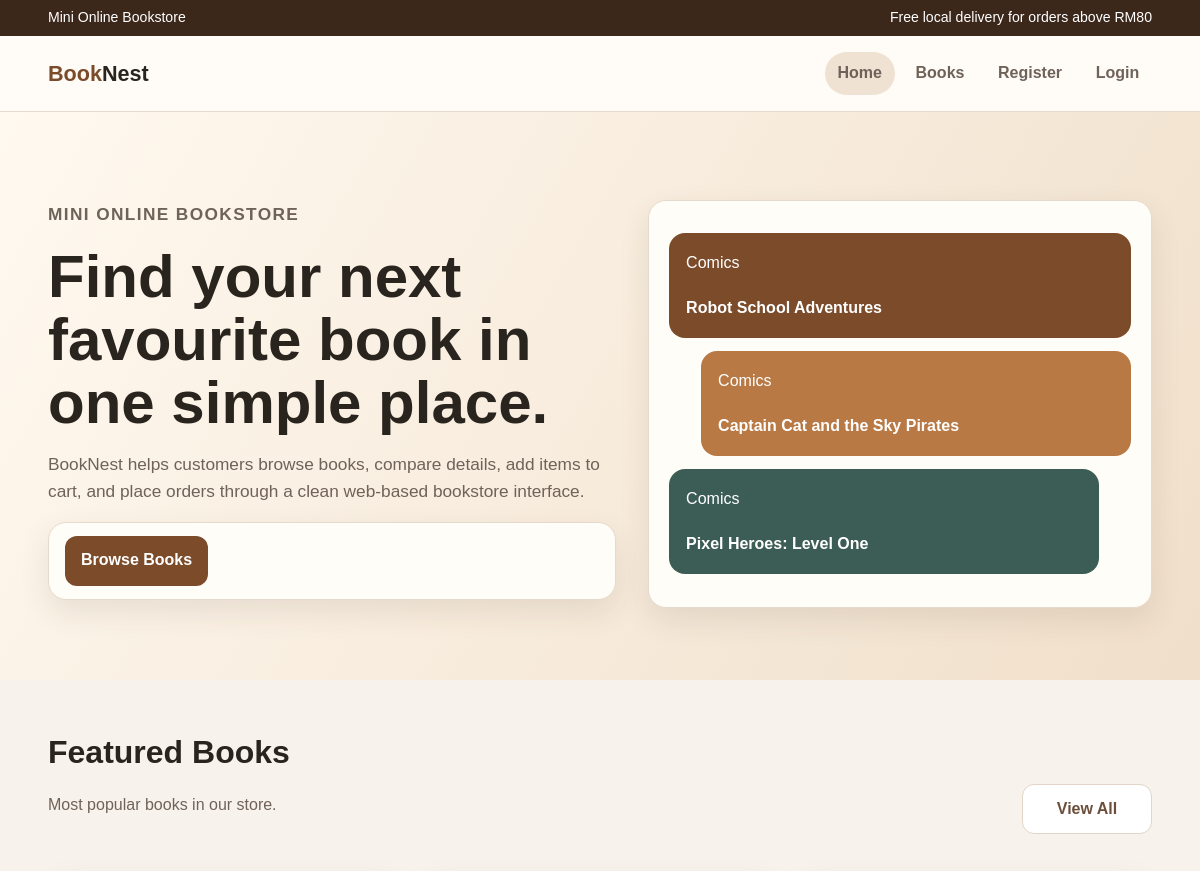
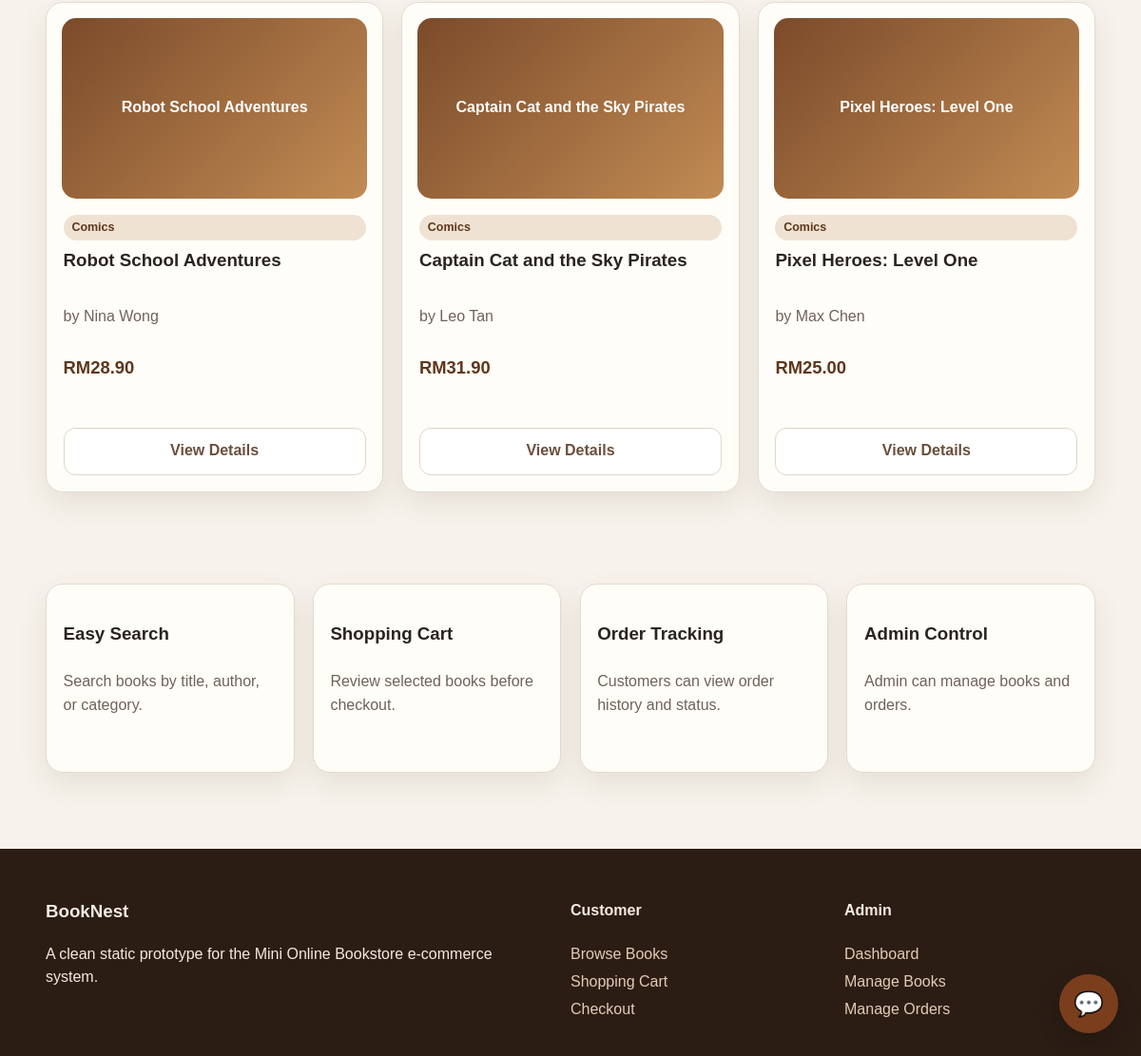
The page / on the database its author committed (2 pictures, top to bottom).
### tables this page shows
CREATE TABLE `books` (
  `book_id` int NOT NULL AUTO_INCREMENT,
  `title` varchar(150) NOT NULL,
  `author` varchar(100) NOT NULL,
  `category` varchar(50) NOT NULL,
  `price` decimal(10,2) NOT NULL,
  `stock` int NOT NULL,
  `description` text,
  `image` varchar(255) DEFAULT NULL,
  `created_at` timestamp NOT NULL DEFAULT CURRENT_TIMESTAMP,
  PRIMARY KEY (`book_id`)
);

### index.php (the view, shortened to what this page needs)
<?php
include 'app.php';
$featured = $conn->query("
    SELECT books.*,
           COALESCE(SUM(order_items.quantity), 0) AS total_sold
    FROM books
    LEFT JOIN order_items ON books.book_id = order_items.book_id
    GROUP BY books.book_id
    ORDER BY total_sold DESC
    LIMIT 3
");
$featuredBooks = [];
while ($row = $featured->fetch_assoc()) {
    $featuredBooks[] = $row;
}
?>
<!DOCTYPE html>
<html lang="en">
<head>
    <link rel="stylesheet" href="css/style.css?v=999">
</head>
<body>
    <div class="topbar">
        <div class="container">
            <span>Mini Online Bookstore</span>
            <span>Free local delivery for orders above RM80</span>
        </div>
    </div>
<?php include __DIR__ . '/includes/navigation.php'; ?>
    <section class="hero">
        <div class="container hero-grid">
            <div>
                <p class="eyebrow">Mini Online Bookstore</p>
                <h1>Find your next favourite book in one simple place.</h1>
                <p>BookNest helps customers browse books, compare details, add items to cart, and place orders through a clean web-based bookstore interface.</p>
                <div class="actions">
                    <a class="btn" href="books/books.php">Browse Books</a>
                </div>
            </div>
            <div class="hero-card">
                <?php foreach ($featuredBooks as $b): ?>
                    <div class="mock-book">
                        <span><?php echo htmlspecialchars($b['category']); ?></span>
                        <strong><?php echo htmlspecialchars($b['title']); ?></strong>
                    </div>
                <?php endforeach; ?>
            </div>
        </div>
    </section>
    <section class="section">
        <div class="container">
            <div class="section-head">
                <div>
                    <h2>Featured Books</h2>
                    <p>Most popular books in our store.</p>
                </div>
                <a class="btn secondary view-btn" href="books/books.php">View All</a>
            </div>
            <div class="grid grid-3">
                <?php foreach ($featuredBooks as $b): ?>
                <article class="card">
                    <?php
                    $imageFile = __DIR__ . '/uploads/books/' . $b['image'];
                    $imagePath = 'uploads/books/' . $b['image'];
                    ?>
                    <div class="book-cover">
                        <?php if (!empty($b['image']) && file_exists($imageFile)): ?>
                            <img src="<?php echo htmlspecialchars($imagePath); ?>" alt="<?php echo htmlspecialchars($b['title']); ?>">
                        <?php else: ?>
                            <span><?php echo htmlspecialchars($b['title']); ?></span>
                        <?php endif; ?>
                    </div>
                    <div class="card-body">
                        <span class="tag"><?php echo htmlspecialchars($b['category']); ?></span>
                        <h3 class="book-title"><?php echo htmlspecialchars($b['title']); ?></h3>
                        <p class="meta">by <?php echo htmlspecialchars($b['author']); ?></p>
                        <p class="price">RM<?php echo number_format($b['price'], 2); ?></p>
                        <a class="btn secondary view-btn" href="books/book-detail.php?id=<?php echo $b['book_id']; ?>">View Details</a>
                    </div>
                </article>
                <?php endforeach; ?>
            </div>
        </div>
    </section>
    <section class="section">
        <div class="container grid grid-4">
            <div class="card">
                <div class="card-body">
                    <h3>Easy Search</h3>
                    <p class="meta">Search books by title, author, or category.</p>
                </div>
            </div>
            <div class="card">
                <div class="card-body">
                    <h3>Shopping Cart</h3>
                    <p class="meta">Review selected books before checkout.</p>
                </div>
            </div>
            <div class="card">
                <div class="card-body">
                    <h3>Order Tracking</h3>
                    <p class="meta">Customers can view order history and status.</p>
                </div>
            </div>
            <div class="card">
                <div class="card-body">
                    <h3>Admin Control</h3>
                    <p class="meta">Admin can manage books and orders.</p>
                </div>
            </div>
        </div>
    </section>
    <footer class="footer">
        <div class="container footer-grid">
            <div>
                <h3>BookNest</h3>
                <p>A clean static prototype for the Mini Online Bookstore e-commerce system.</p>
            </div>
            <div>
                <h4>Customer</h4>
                <a href="books/books.php">Browse Books</a>
                <a href="orders/cart.php">Shopping Cart</a>
                <a href="orders/checkout.php">Checkout</a>
            </div>
            <div>
                <h4>Admin</h4>
                <a href="admin/admin-dashboard.php">Dashboard</a>
                <a href="admin/manage-books.php">Manage Books</a>
                <a href="admin/manage-orders.php">Manage Orders</a>
            </div>
        </div>
    </footer>
</body>
</html>

### css/style.css (style rules this page uses)
:root { --bg: #f7f3ec; --paper: #fffdf8; --ink: #2a241f; --muted: #6f6259; --line: #e6dacc; --brand: #7b4b2a; --brand-dark: #5f361c; --accent: #b87945; --soft: #efe2d2; --shadow: 0 12px 30px rgba(70, 45, 25, .10); --radius: 18px; }
* { box-sizing: border-box; }
body { margin: 0; font-family: Arial, Helvetica, sans-serif; background: var(--bg); color: var(--ink); line-height: 1.55; }
a { text-decoration: none; color: inherit; }
.container { width: min(1120px, 92%); margin: auto; }
.topbar { background: #3c281b; color: #fff; padding: .45rem 0; font-size: .88rem; }
.topbar .container { display: flex; justify-content: space-between; gap: 1rem; flex-wrap: wrap; }
.btn { display: inline-flex; align-items: center; justify-content: center; border: 0; border-radius: 12px; padding: .75rem 1rem; background: var(--brand); color: #fff; font-weight: 700; cursor: pointer; height: 50px; font-size: 16px; }
.btn.secondary { background: #ffffff; color: #6b4f3b; border: 1px solid #e0d5c8; padding: 0.4rem 1rem; transition: all 0.2s ease; font-size: 16px; }
.view-btn, .cancel-btn { min-width: 130px; }
.card-body .view-btn { margin-top: auto; }
.hero { padding: 4.5rem 0 3.5rem; background: linear-gradient(120deg, #fff9f0, #f0dfca); }
.hero-grid, .two-col { display: grid; grid-template-columns: 0.9fr 0.8fr; align-items: center; gap: 2rem; }
.eyebrow { color: var(--accent); font-weight: 800; text-transform: uppercase; letter-spacing: .08em; font-size: .85rem; }
.hero h1, .page-title h1 { font-size: clamp(2rem, 5vw, 4rem); line-height: 1.05; margin: .5rem 0 1rem; }
.hero p, .page-title p { font-size: 1.08rem; color: var(--muted); max-width: 650px; }
.hero-card, .card, .form-card, .summary, .stat, .table-wrap { background: var(--paper); border: 1px solid var(--line); border-radius: var(--radius); box-shadow: var(--shadow); margin-top: 1rem; margin-bottom: 1rem; }
.hero-card { padding: 1.25rem; }
.mock-book { border-radius: 16px; padding: 1.1rem; color: #fff; min-height: 105px; display: flex; flex-direction: column; justify-content: space-between; margin: .8rem 0; background: #7b4b2a; }
.mock-book:nth-child(2) { background: #b87945; margin-left: 2rem; }
.mock-book:nth-child(3) { background: #3c5d55; margin-right: 2rem; }
.actions { margin-bottom: 1.5rem !important; display: flex; gap: 0.8rem; align-items: center; justify-content: space-between; background: var(--paper); border: 1px solid var(--line); border-radius: var(--radius); padding: 0.8rem 1rem; box-shadow: var(--shadow); }
.section { padding: 3rem 0; }
.section-head { display: flex; justify-content: space-between; gap: 1rem; align-items: end; margin-bottom: 1.4rem; }
.section-head h2 { font-size: 2rem; margin: 0; }
.section-head p, .meta, .small { color: var(--muted); }
.grid { display: grid; gap: 1.2rem; }
.grid-4 { grid-template-columns: repeat(4, 1fr); }
.grid-3 { grid-template-columns: repeat(3, 1fr); }
.card { overflow: hidden; display: flex; flex-direction: column; height: 100%; }
.card-body { padding: 1.1rem; display: flex; flex-direction: column; flex: 1; }
.book-cover { height: 190px; border-radius: 15px; margin: 1rem 1rem 0; padding: 0.6rem; display: flex; align-items: center; justify-content: center; color: #fff; text-align: center; font-weight: 800; background: linear-gradient(135deg, #7b4b2a, #c28b54); overflow: hidden; }
.book-cover span { padding: 1rem; }
.book-title { font-weight: 800; margin: 0.45rem 0 0.25rem; line-height: 1.35; display: -webkit-box; line-clamp: 2; -webkit-line-clamp: 2; -webkit-box-orient: vertical; overflow: hidden; min-height: calc(1.35em * 2); }
.card-body .meta { min-height: 34px; margin: 0.35rem 0 0.5rem; }
.price { color: var(--brand-dark); font-size: 1.15rem; font-weight: 800; margin: 0.65rem 0 1rem; }
.tag { display: inline-block; background: var(--soft); color: var(--brand-dark); border-radius: 999px; padding: .25rem .55rem; font-size: .78rem; font-weight: 700; }
.footer { background: #2b1d14; color: #f5eadf; padding: 2rem 0; margin-top: 3rem; }
.footer-grid { display: grid; grid-template-columns: 2fr 1fr 1fr; gap: 1.5rem; }
.footer a { display: block; color: #e5cbb5; margin: .25rem 0; }

### rows shown on the page
books: category "Comics", title "Robot School Adventures", author "Nina Wong", price "28.90"
books: category "Comics", title "Captain Cat and the Sky Pirates", author "Leo Tan", price "31.90"
books: category "Comics", title "Pixel Heroes: Level One", author "Max Chen", price "25.00"
